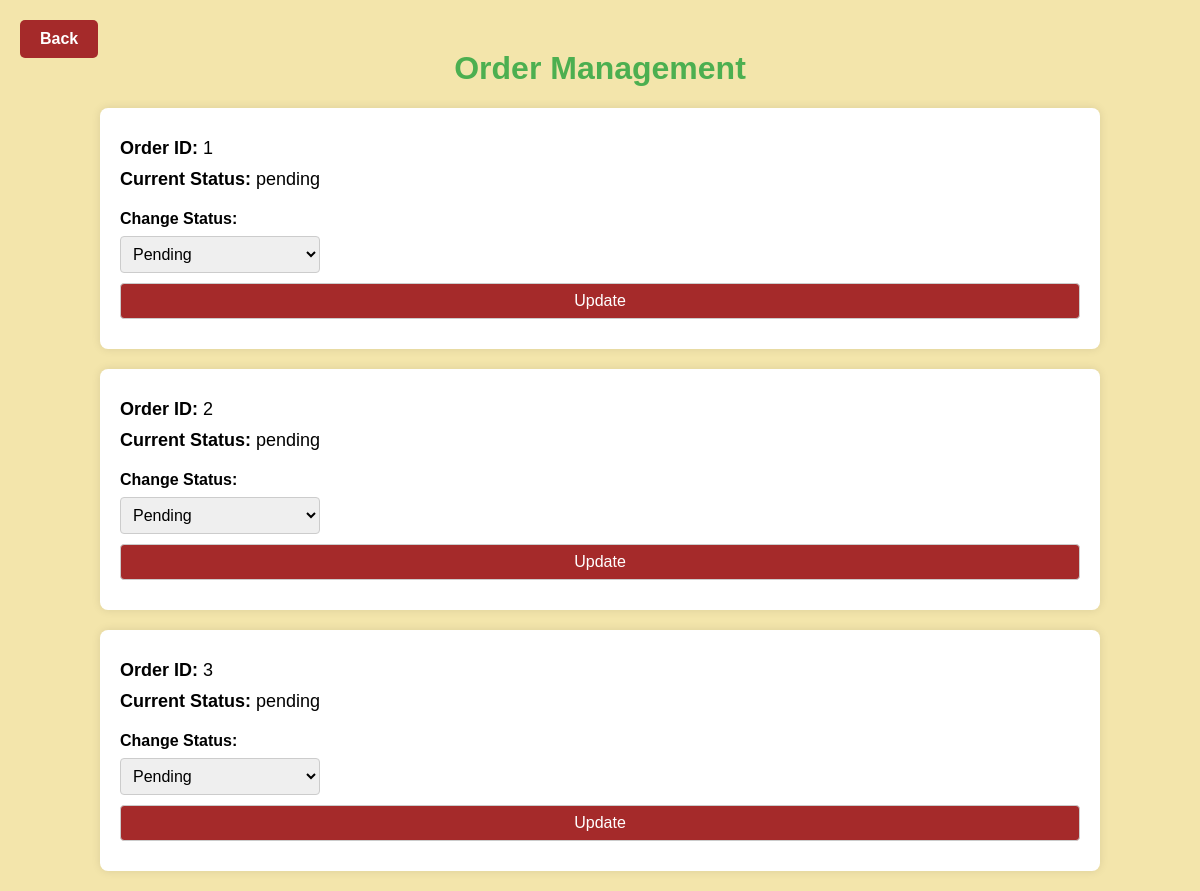
/MYPROJECT/manage_orders.php, run on the app's committed database.
### tables this page shows
CREATE TABLE `orders` (
  `order_id` int(11) NOT NULL,
  `user_id` int(11) NOT NULL,
  `item_id` int(11) NOT NULL,
  `item_qty` int(11) NOT NULL,
  `cus_id` int(11) NOT NULL,
  `payment_method` varchar(255) NOT NULL,
  `item_price` decimal(10,2) NOT NULL,
  `total_price` decimal(10,2) NOT NULL,
  `date_ordered` date NOT NULL,
  `status` varchar(255) NOT NULL DEFAULT 'pending'
);

### MYPROJECT/manage_orders.php (the view, shortened to what this page needs)
<?php
$conn = mysqli_connect("localhost", "root", "", "project");
$sql = "SELECT * FROM orders";
$result = mysqli_query($conn, $sql);
?>
<!DOCTYPE html>
<html lang="en">
<head>
</head>
<body>
    <a href="adminpage.php" class="back-btn">Back</a>
    <h1>Order Management</h1>
    <?php while ($row = mysqli_fetch_assoc($result)) : ?>
        <div class="order-container">
            <p><strong>Order ID:</strong> <?php echo $row['order_id']; ?></p>
            <p><strong>Current Status:</strong> <?php echo $row['status']; ?></p>
            <form method="POST">
                <label for="status">Change Status:</label>
                <select name="status">
                    <option value="Pending" <?php echo ($row['status'] == 'Pending') ? 'selected' : ''; ?>>Pending</option>
                </select>
                <input type="submit" value="Update">
            </form>
        </div>
    <?php endwhile; ?>
</body>
</html>

### MYPROJECT/manage_orders.php (style rules this page uses)
body { font-family: Arial, sans-serif; margin: 0; padding: 0; background-color: #F3E5AB; }
h1 { text-align: center; margin-top: 50px; color: #4CAF50; }
.back-btn { position: fixed; top: 20px; left: 20px; background-color: brown; color: white; font-weight: bold; text-decoration: none; padding: 10px 20px; border-radius: 5px; }
.order-container { background-color: #fff; padding: 20px; margin: 20px auto; width: 80%; border-radius: 8px; box-shadow: 0 0 10px rgba(0, 0, 0, 0.1); }
.order-container p { font-size: 18px; margin: 10px 0; }
form { margin-top: 20px; display: flex; flex-direction: column; }
form label { font-weight: bold; margin-bottom: 8px; }
form select, form input[type="submit"] { padding: 8px; font-size: 16px; margin-bottom: 10px; border-radius: 4px; border: 1px solid #ccc; }
form input[type="submit"] { background-color: brown; color: white; cursor: pointer; }
select { width: 200px; }

### data on the page
orders: order_id "1", status "pending"
orders: order_id "2", status "pending"
orders: order_id "3", status "pending"
